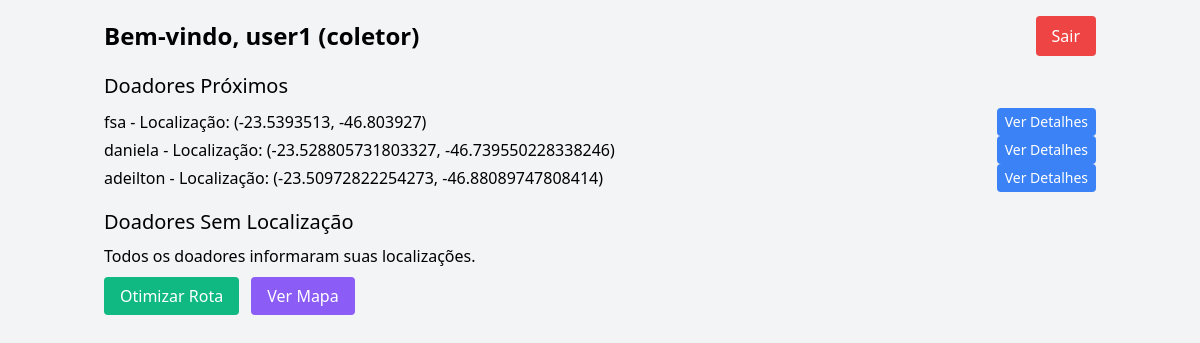
Screenshot of /dashboard/5 (signed in) with the database file from the repository.
### tables this page shows
CREATE TABLE users (
                    id INTEGER PRIMARY KEY AUTOINCREMENT,
                    username TEXT UNIQUE NOT NULL,
                    password TEXT NOT NULL,
                    role TEXT NOT NULL,
                    latitude REAL,
                    longitude REAL);

### app.py (the view)
@app.route('/dashboard/<int:user_id>')
def dashboard(user_id):
    if 'user_id' not in session or session['user_id'] != user_id:
        flash('Por favor, faça login para acessar o painel.', 'error')
        return redirect(url_for('login'))
    conn = sqlite3.connect('recyclable_platform.db')
    c = conn.cursor()
    c.execute('SELECT * FROM users WHERE id = ?', (user_id,))
    user = c.fetchone()
    materials = []
    if user[3] == 'doador':
        c.execute('SELECT * FROM materials WHERE user_id = ?', (user_id,))
        materials = c.fetchall()
    doadores = []
    doadores_sem_localizacao = []
    if user[3] == 'coletor':
        c.execute('SELECT id, username, latitude, longitude FROM users WHERE role = "doador" AND latitude IS NOT NULL AND longitude IS NOT NULL')
        doadores = c.fetchall()
        c.execute('SELECT id, username FROM users WHERE role = "doador" AND (latitude IS NULL OR longitude IS NULL)')
        doadores_sem_localizacao = c.fetchall()
    conn.close()
    return render_template('dashboard.html', user=user, materials=materials, doadores=doadores, doadores_sem_localizacao=doadores_sem_localizacao)

### templates/dashboard.html (shortened to what this page needs)
<!DOCTYPE html>
<html>
<head>
    <link href="https://cdn.jsdelivr.net/npm/tailwindcss@2.2.19/dist/tailwind.min.css" rel="stylesheet">
</head>
<body class="bg-gray-100">
    <div class="container mx-auto p-4">
        <div class="flex justify-between items-center mb-4">
            <h1 class="text-2xl font-bold">Bem-vindo, {{ user[1] }} ({{ user[3] }})</h1>
            <a href="{{ url_for('logout') }}" class="bg-red-500 text-white px-4 py-2 rounded">Sair</a>
        </div>
        {% if user[3] == 'doador' %}
            <h2 class="text-xl mb-2">Seus Materiais</h2>
            <ul class="mb-4">
                {% for material in materials %}
                    <li class="flex justify-between items-center">
                        <span>{{ material[2] }} - Quantidade: {{ material[3] }}</span>
                        <form method="POST" action="{{ url_for('remove_material', user_id=user[0], material_id=material[0]) }}">
                            <button type="submit" class="bg-red-500 text-white px-2 py-1 rounded text-sm">Remover</button>
                        </form>
                    </li>
                {% endfor %}
            </ul>
            <a href="{{ url_for('add_material', user_id=user[0]) }}" class="bg-blue-500 text-white px-4 py-2 rounded mb-4">Adicionar Material</a>
            <h2 class="text-xl mb-2">Atualizar Localização</h2>
            <a href="{{ url_for('update_location', user_id=user[0]) }}" class="bg-green-500 text-white px-4 py-2 rounded mb-4">Editar Localização</a>
        {% else %}
            <h2 class="text-xl mb-2">Doadores Próximos</h2>
            <ul class="mb-4">
                {% for doador in doadores %}
                    <li class="flex justify-between items-center">
                        <span>{{ doador[1] }} - Localização: ({{ doador[2] }}, {{ doador[3] }})</span>
                        <a href="{{ url_for('doador_details', user_id=user[0], doador_id=doador[0]) }}" class="bg-blue-500 text-white px-2 py-1 rounded text-sm">Ver Detalhes</a>
                    </li>
                {% endfor %}
            </ul>
            <h2 class="text-xl mb-2">Doadores Sem Localização</h2>
            {% if doadores_sem_localizacao %}
                <ul class="mb-4">
                    {% for doador in doadores_sem_localizacao %}
                        <li>{{ doador[1] }} - Localização não informada</li>
                    {% endfor %}
                </ul>
                <p class="mb-4">Peça a esses doadores que atualizem suas localizações no painel deles para que você possa otimizar a rota.</p>
            {% else %}
                <p class="mb-4">Todos os doadores informaram suas localizações.</p>
            {% endif %}
            <a href="{{ url_for('optimize_route', user_id=user[0]) }}" class="bg-green-500 text-white px-4 py-2 rounded">Otimizar Rota</a>
        {% endif %}
        <a href="{{ url_for('show_map', user_id=user[0]) }}" class="bg-purple-500 text-white px-4 py-2 rounded ml-2">Ver Mapa</a>
    </div>
</body>
</html>

### rows the page displays
users: username "user1", role "coletor"
users: username "fsa", latitude "-23.5393513", longitude "-46.803927"
users: username "daniela", latitude "-23.528805731803327", longitude "-46.739550228338246"
users: username "adeilton", latitude "-23.50972822254273", longitude "-46.88089747808414"
